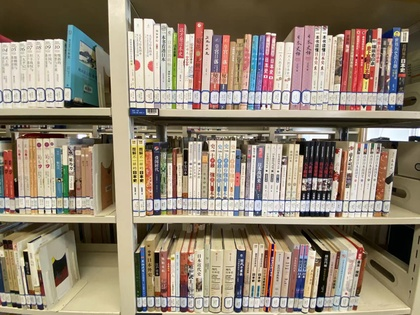
%> input picture CV_Assignmnet1/Programming5/homographyBetweenTwoImages/images/z3.jpg, 420 x 315 px, shrunk from 1702 x 1276 before the run
$ octave main.m   (GNU Octave 9; MATLAB toolbox functions it lacks are replaced by stand-ins)
%> lines starting %> are read from the running program, lines starting %| are printed output that depends on the picture
% This script is composed by Lin Zhang, SSE, Tongji to demonstrate the
% basic ideas of panorama stitching. This script is based on Peter Kovesi's
% work.
% Demonstration of feature matching via simple correlation, and then using
% RANSAC to estimate the homography between two images and at the same time
% identify (mostly) inlying matches. Then, the first image is transformed
% to the coordinate system of the second image and I use a bilinear
% interpolation method to generate the transformed image.
%
	imgColor1 = imread('images\z3.jpg');
%> imgColor1 is the input picture: size 315x420x3 uint8; mean R, G, B 146.4, 132.9, 115.4
	imgColor2 = imread('images\z4.jpg');
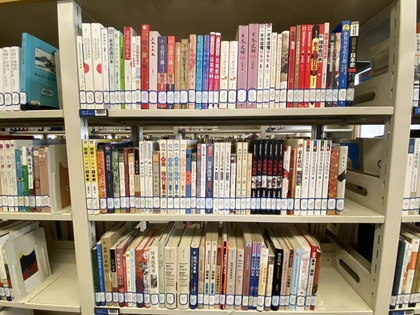
%> input picture CV_Assignmnet1/Programming5/homographyBetweenTwoImages/images/z4.jpg, 420 x 315 px, shrunk from 1702 x 1276 before the run
%> imgColor2 is the input picture: size 315x420x3 uint8; mean R, G, B 146.3, 132.8, 113

    im1 = double(rgb2gray(imgColor1));
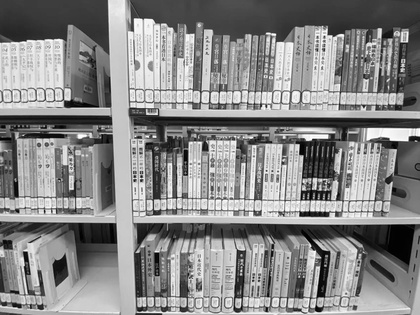
%> im1: size 315x420 double; min 0, max 255, mean 135
    im2 = double(rgb2gray(imgColor2));
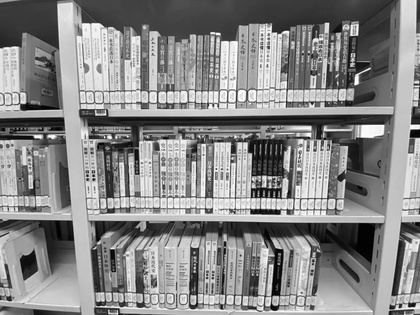
%> im2: size 315x420 double; min 0, max 255, mean 134.6

    imgColor1 = double(imgColor1);
%> imgColor1: size 315x420x3 double
    imgColor2 = double(imgColor2);
%> imgColor2: size 315x420x3 double

    thresh = 30;   % Harris corner threshold
    nonmaxrad = 3;  % Non-maximal suppression radius
    dmax = 100;
    w = 17;         % Window size for correlation matching

    sigma = 0.8;
    % Find Harris corners in image1 and image2
%> (the run ends here)
